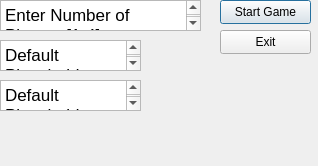
<?xml version="1.0" encoding="UTF-8"?>
<ui version="4.0">
 <class>Dialog</class>
 <widget class="QDialog" name="Dialog">
  <property name="geometry">
   <rect>
    <x>0</x>
    <y>0</y>
    <width>318</width>
    <height>166</height>
   </rect>
  </property>
  <property name="windowTitle">
   <string>Dialog</string>
  </property>
  <widget class="QTextEdit" name="players_text_edit">
   <property name="geometry">
    <rect>
     <x>0</x>
     <y>0</y>
     <width>201</width>
     <height>31</height>
    </rect>
   </property>
   <property name="html">
    <string>&lt;!DOCTYPE HTML PUBLIC &quot;-//W3C//DTD HTML 4.0//EN&quot; &quot;http://www.w3.org/TR/REC-html40/strict.dtd&quot;&gt;
&lt;html&gt;&lt;head&gt;&lt;meta name=&quot;qrichtext&quot; content=&quot;1&quot; /&gt;&lt;style type=&quot;text/css&quot;&gt;
p, li { white-space: pre-wrap; }
&lt;/style&gt;&lt;/head&gt;&lt;body style=&quot; font-family:'.AppleSystemUIFont'; font-size:13pt; font-weight:400; font-style:normal;&quot;&gt;
&lt;p style=&quot; margin-top:0px; margin-bottom:0px; margin-left:0px; margin-right:0px; -qt-block-indent:0; text-indent:0px;&quot;&gt;&lt;span style=&quot; font-family:'.AppleSystemUIFont';&quot;&gt;Enter Number of Players [1-4]&lt;/span&gt;&lt;/p&gt;&lt;/body&gt;&lt;/html&gt;</string>
   </property>
  </widget>
  <widget class="QTextEdit" name="default_text_edit">
   <property name="geometry">
    <rect>
     <x>0</x>
     <y>40</y>
     <width>141</width>
     <height>31</height>
    </rect>
   </property>
   <property name="html">
    <string>&lt;!DOCTYPE HTML PUBLIC &quot;-//W3C//DTD HTML 4.0//EN&quot; &quot;http://www.w3.org/TR/REC-html40/strict.dtd&quot;&gt;
&lt;html&gt;&lt;head&gt;&lt;meta name=&quot;qrichtext&quot; content=&quot;1&quot; /&gt;&lt;style type=&quot;text/css&quot;&gt;
p, li { white-space: pre-wrap; }
&lt;/style&gt;&lt;/head&gt;&lt;body style=&quot; font-family:'.AppleSystemUIFont'; font-size:13pt; font-weight:400; font-style:normal;&quot;&gt;
&lt;p style=&quot; margin-top:0px; margin-bottom:0px; margin-left:0px; margin-right:0px; -qt-block-indent:0; text-indent:0px;&quot;&gt;&lt;span style=&quot; font-family:'.AppleSystemUIFont';&quot;&gt;Default Placeholder&lt;/span&gt;&lt;/p&gt;&lt;/body&gt;&lt;/html&gt;</string>
   </property>
  </widget>
  <widget class="QTextEdit" name="default_two_text_edit">
   <property name="geometry">
    <rect>
     <x>0</x>
     <y>80</y>
     <width>141</width>
     <height>31</height>
    </rect>
   </property>
   <property name="html">
    <string>&lt;!DOCTYPE HTML PUBLIC &quot;-//W3C//DTD HTML 4.0//EN&quot; &quot;http://www.w3.org/TR/REC-html40/strict.dtd&quot;&gt;
&lt;html&gt;&lt;head&gt;&lt;meta name=&quot;qrichtext&quot; content=&quot;1&quot; /&gt;&lt;style type=&quot;text/css&quot;&gt;
p, li { white-space: pre-wrap; }
&lt;/style&gt;&lt;/head&gt;&lt;body style=&quot; font-family:'.AppleSystemUIFont'; font-size:13pt; font-weight:400; font-style:normal;&quot;&gt;
&lt;p style=&quot; margin-top:0px; margin-bottom:0px; margin-left:0px; margin-right:0px; -qt-block-indent:0; text-indent:0px;&quot;&gt;&lt;span style=&quot; font-family:'.AppleSystemUIFont';&quot;&gt;Default Placeholder&lt;/span&gt;&lt;/p&gt;&lt;/body&gt;&lt;/html&gt;</string>
   </property>
  </widget>
  <widget class="QPushButton" name="start_game_button">
   <property name="geometry">
    <rect>
     <x>220</x>
     <y>0</y>
     <width>91</width>
     <height>24</height>
    </rect>
   </property>
   <property name="text">
    <string>Start Game</string>
   </property>
  </widget>
  <widget class="QPushButton" name="exit_game_button">
   <property name="geometry">
    <rect>
     <x>220</x>
     <y>30</y>
     <width>91</width>
     <height>24</height>
    </rect>
   </property>
   <property name="text">
    <string>Exit</string>
   </property>
  </widget>
 </widget>
 <resources/>
 <connections/>
</ui>
